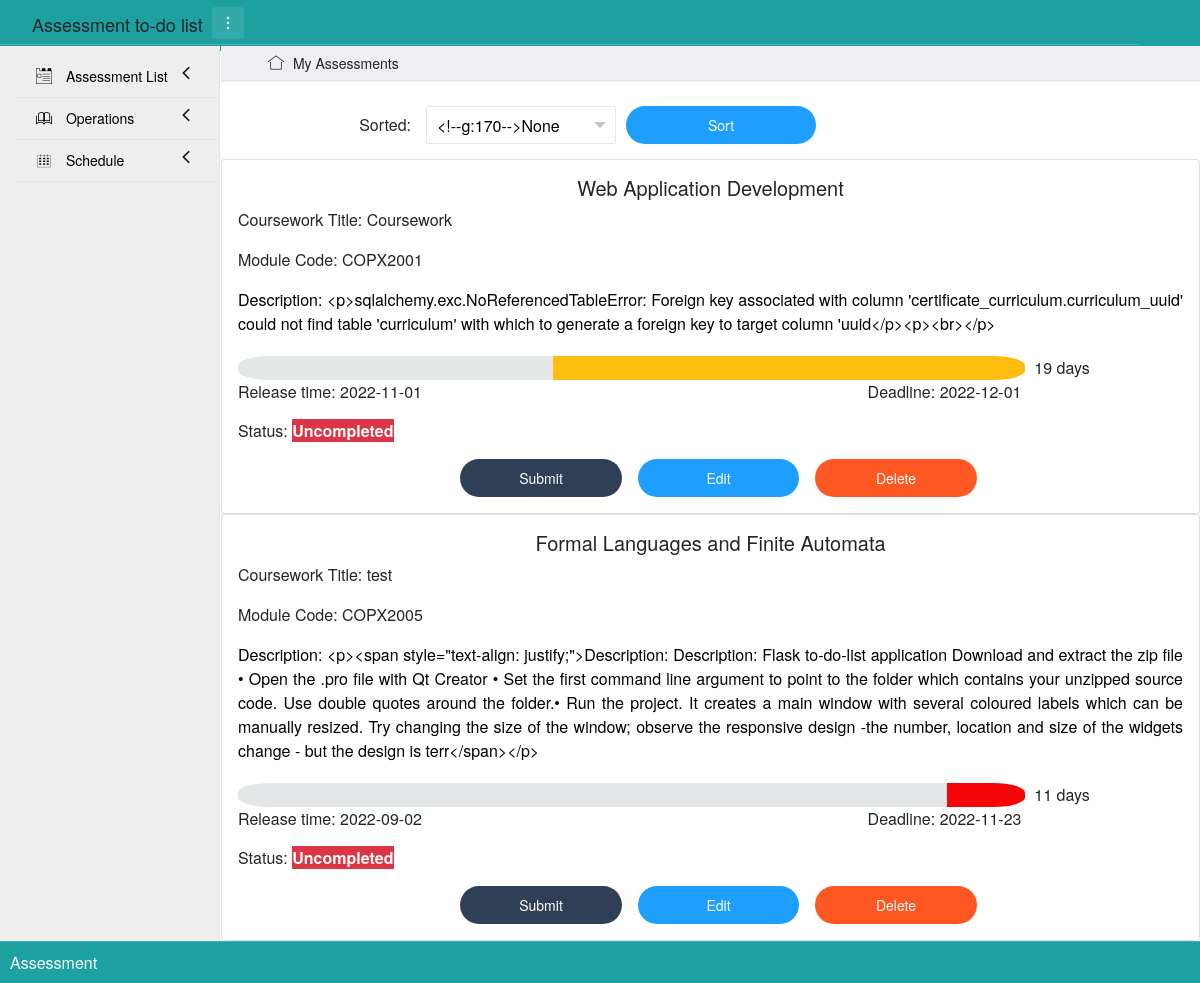
The page / on the database its author committed.
### app/models.py (models this page shows)
class Assessment(db.Model):
    __tablename__ = 'assessments'
    id = db.Column(db.Integer, primary_key=True)
    module = db.Column(db.String(100))
    title = db.Column(db.String(100))
    code = db.Column(db.String(10))
    release_day = db.Column(db.Date())
    deadline = db.Column(db.Date())
    description = db.Column(db.String(3000))
    status = db.Column(db.Boolean())
    submit_times = db.Column(db.Integer())

### app/views.py (the view, shortened to what this page needs)
@app.route('/', methods=['GET', 'POST'])
def show():
    assessment = Assessment.query.all()
    assessment_list = wrap_assessment(assessment)
    form = SortForm()
    print(form.validate_on_submit())
    return render_template('show.html', assessments=assessment_list, PageTitle="All Assessments", form=form)

### app/forms.py
class SortForm(FlaskForm):
    method = SelectField('Sorted by', choices=[(0, "None"), (1, 'Module'), (2, 'Title'), (3, 'Release time'),
                                               (4, 'Deadline')], validators=[DataRequired()])
    submit = SubmitField('Sort')

### app/views.py (called while the page is built)
def wrap_assessment(assessment):
    curr_time = datetime.now()
    res = []
    for i in assessment:
        left_time = (i.deadline - curr_time.date()).days
        all_time = (i.deadline - i.release_day).days
        num = left_time * 10 / all_time
        if num <= 0:
            num = 0
        elif num <= 1:
            num = 1
        elif 9 <= num < 10:
            num = 9
        elif num == 10:
            num = 10
        else:
            num = int(round(num))
        day = []
        for j in range(10):
            if 9 - j < num:
                day.append(1)
            else:
                day.append(0)
        if left_time < 0:
            left_time = 0
        res.append([i, num, day, left_time])
    return res

### app/templates/show.html (shortened to what this page needs)
{% extends "base.html" %}
{% block content %}
    <br>
    <div class="layui-container">
        <div class="layui-row">
            {% if PageTitle == "All Assessments" %}
            <form method="post" name="show" class="layui-form">
                <div class="layui-form-item">
                    <label class="layui-form-label col-lg-2 col-md-3 layui-col-sm12">Sorted:</label>
                    <div id="block" class="layui-input-block layui-input-inline">
                    </div>
                    {{form.submit(class_="layui-btn layui-btn-radius layui-btn-normal layui-input-inline")}}
                </div>
            </form>
            {% endif %}
        </div>
    </div>
    <div class="row over" data-masonry='{"percentPosition": true }'>
        {% for assessment in assessments %}
        <div class="col-sm-12 col-lg-12 col-md-12 over">
            <div class="card">
                <div class="card-body">
                    <h5 class="card-title text-center">{{ assessment[0].module }}</h5>
                    <p class="card-text">Coursework Title: {{ assessment[0].title }}</p>
                    <p class="card-text">Module Code: {{ assessment[0].code }}</p>
                    <p class="card-text text-font">Description: {{ assessment[0].description }}</p>
                    <div class="card-text time-lable">
                        {% for k in assessment[2] %}
                        {% if k == 1 %}
                        {% if assessment[1] >= 7 %}
                        <div class="time1 col-1 ">&nbsp;</div>
                        {% elif assessment[1] >= 3 %}
                        <div class="time2 col-1 ">&nbsp;</div>
                        {% else %}
                        <div class="time3 col-1 ">&nbsp;</div>
                        {% endif %}
                        {% else %}
                        <div class="notime col-1 ">&nbsp;</div>
                        {% endif %}
                        {% endfor %}
                        <div class="col-2 left">&nbsp;&nbsp;{{assessment[3]}} days</div>
                        <div class="row">
                            <div class="col-4 left">Release time: {{ assessment[0].release_day }}</div>
                            <div class="col-2">&nbsp;</div>
                            <div class="col-4 right">Deadline: {{ assessment[0].deadline }}</div>
                        </div>
                    </div>
                    <p class="card-text">
                        Status:
                        {% if assessment[0].status == 0 %}
                        <strong class="btn-danger">Uncompleted</strong>
                        {% else %}
                        Completed
                        {% endif %}
                    </p>
                    <div class="row justify-content-center">
                        {% if assessment[0].status ==0 %}
                        <a href="{{url_for('mark', id=assessment[0].id, page = PageTitle)}}" id="but" class="layui-btn layui-btn-radius layui-bg-cyan card-link col-lg-2 col-md-3 col-sm-3">
                            Submit
                        </a>
                        {% else %}
                        <a href="{{url_for('mark', id=assessment[0].id, page = PageTitle)}}" id="butt" class="layui-btn layui-btn-radius layui-bg-cyan card-link col-lg-2 col-md-3 col-sm-3">
                            Cancel submission
                        </a>
                        {% endif %}
                        <a href="{{ url_for('edit', id=assessment[0].id, page = PageTitle) }}" class="layui-btn layui-btn-radius layui-btn-normal card-link col-lg-2 col-md-3 col-sm-3">
                            Edit
                        </a>
                        <a href="{{ url_for('delete', id=assessment[0].id, page = PageTitle) }}" class="layui-btn layui-btn-radius layui-btn-danger card-link col-lg-2 col-md-3 col-sm-3">
                            Delete
                        </a>
                    </div>
                </div>
            </div>
        </div>
        {% endfor %}
    </div>
{% endblock %}

### app/templates/base.html (shortened to what this page needs)
<!DOCTYPE html>
<html lang="en">
    <head>
        <link rel="stylesheet" href="../static/lib/css/xadmin.css">
        <link rel="stylesheet" href="../static/lib/css/font.css">
        <link rel="stylesheet" href="../static/lib/bootstrap/bootstrap.min.css">
        <link rel="stylesheet" href="../static/css/index.css">
    </head>
    <body>
        <div class="normalized-background">
            <nav class="container form-check-inline normalized-background">
                <div class="logo">
                    <a>Assessment to-do list</a>
                </div>
                <div class="left_open">
                    <i title="layout" class="layui-icon">&#xe671;</i>
                </div>
            </nav>
        </div>
        <div class="left-nav">
            <div id="side-nav">
                <ul id="nav">
                    <li>
                        <a class="set-a" href="javascript:;">
                            <i class="layui-icon">&#xe62a;</i>
                            <cite>Assessment List</cite>
                            <i class="iconfont nav_right">&#xe603;</i>
                        </a>
                    </li>
                    <li>
                        <a class="set-a" href="javascript:;">
                            <i class="layui-icon">&#xe705;</i>
                            <cite>Operations</cite>
                            <i class="iconfont nav_right">&#xe603;</i>
                        </a>
                    </li>
                    <li>
                        <a class="set-a" href="javascript:;">
                            <i class="layui-icon">&#xe637;</i>
                            <cite>Schedule</cite>
                            <i class="iconfont nav_right">&#xe603;</i>
                        </a>
                    </li>
                </ul>
            </div>
        </div>
        <div class="page-content over overflow-auto">
            <div class="layui-tab tab" lay-filter="xbs_tab over" lay-allowclose="false">
                <ul class="layui-tab-title">
                    <li class="home">
                        <i class="layui-icon">&#xe68e;</i>
                        My Assessments
                    </li>
                </ul>
                <div class="layui-tab-content over">
                    <div class="layui-tab-item layui-show  over">
                            {% block content %}{% endblock %}
                    </div>
                </div>
            </div>
        </div>
        <div class="footer normalized-background">
            <div class="copyright">Assessment</div>
        </div>
    </body>
</html>

### app/static/css/index.css (style rules this page uses)
.time2 { background-color: #FEBE10; float: left; color: #FEBE10; }
.time3 { background-color: #F50506; float: left; color: #F50506; }
.notime { background-color: #E4E7E7; float: left; color: #E4E7E7; }
ul#nav { padding-left: 1rem; }
.over { overflow-x: hidden; }
a { color: black; padding: 0; text-decoration: none; }
.iconfont { color: black; text-decoration: none; }
.normalized-background { background-color: #1CA0A0; }
.container { width: 100%; }
.text-font { color: black; text-align: justify; }
.left { float: left; text-align: left; }
.right { float: left; text-align: right; }
.time-lable { margin-top: 20px; margin-bottom: 15px; }
div.time1:nth-child(10), div.time2:nth-child(10), div.time3:nth-child(10), div.notime:nth-child(10) { border-radius: 0 40% 40% 0; }
div.time1:nth-child(1), div.time2:nth-child(1), div.time3:nth-child(1), div.notime:nth-child(1) { border-radius: 40% 0 0 40%; }
a#but, a#butt { margin-left: 1rem; }
div#block, div#block1, div#block2 { margin-left: 0; }

### rows shown on the page
Assessment: module "Web Application Development", title "Coursework", code "COPX2001", description "<p>sqlalchemy.exc.NoReferencedTableError: Foreign key associated with column 'certificate_curriculum.curriculum_uuid' could not find table 'curriculum' with which to generate a foreign key to target column 'uuid</p><p><br></p>", assessment "19", release_day "2022-11-01", deadline "2022-12-01", status "Uncompleted"
Assessment: module "Formal Languages and Finite Automata", title "test", code "COPX2005", description "<p><span style=\"text-align: justify;\">Description: Description: Flask to-do-list application Download and extract the zip file • Open the .pro file with Qt Creator • Set the first command line argument to point to the folder which contains your unzipped source code. Use double quotes around the folder.• Run the project. It creates a main window with several coloured labels which can be manually resized. Try changing the size of the window; observe the responsive design -the number, location and size of the widgets change - but the design is terr</span></p>", assessment "11", release_day "2022-09-02", deadline "2022-11-23", status "Uncompleted"
